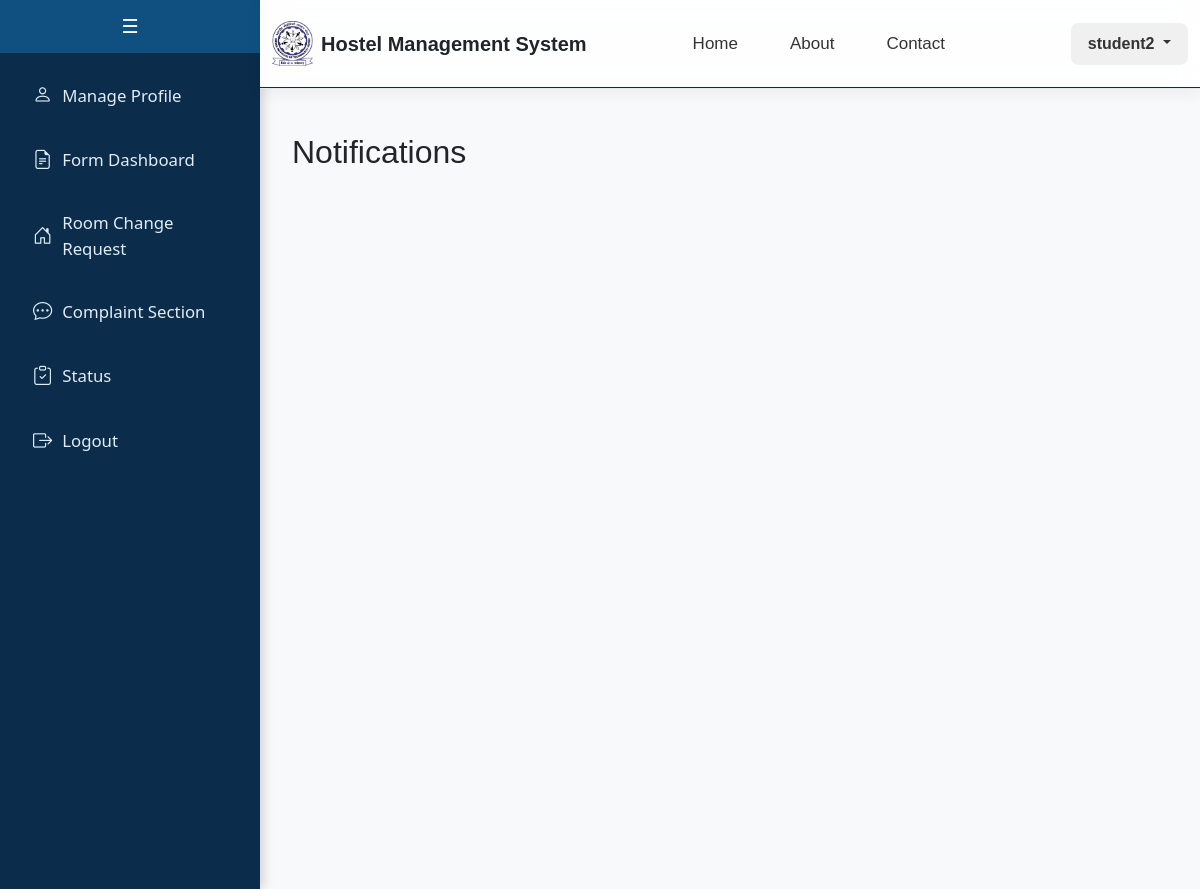
/student/notifications (signed in), run on an earlier commit of the app's database.
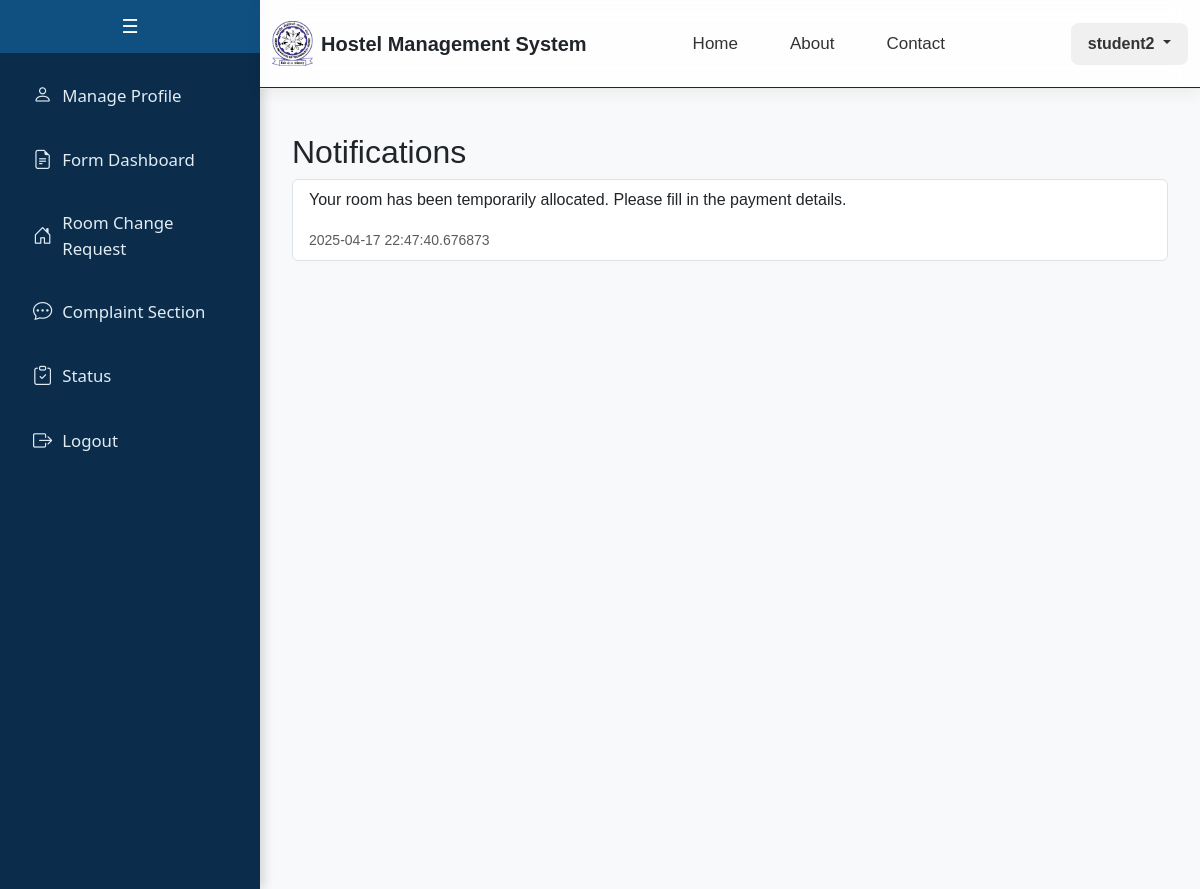
And on a later commit of the database.
### app/models.py (models this page shows, shortened)
class CustomUser(db.Model):
    __tablename__ = 'custom_user'
    id = db.Column(db.Integer, primary_key=True)
    email = db.Column(db.String(255), unique=True, nullable=False)
    name = db.Column(db.String(100), nullable=False)
    password = db.Column(db.String(100), nullable=False)
    is_staff = db.Column(db.Boolean, default=False)
    is_active = db.Column(db.Boolean, default=True)
    gender = db.Column(db.String(20), default='Not Specified')
    student = db.relationship('Student', backref='user', uselist=False, cascade="all, delete")
    caretaker = db.relationship('Caretaker', backref='user', uselist=False, cascade="all, delete")
    faculty = db.relationship('Faculty', backref='user', uselist=False, cascade="all, delete")
    admin = db.relationship('Admin', backref='user', uselist=False, cascade="all, delete")
    guest = db.relationship('Guest', backref='user', uselist=False, cascade="all, delete")

class Notification(db.Model):
    __tablename__ = 'notification'
    id = db.Column(db.Integer, primary_key=True, autoincrement=True)
    sender_email = db.Column(db.String(120), nullable=False)  # Email of the sender
    recipient_email = db.Column(db.String(120), nullable=False)  # Email of the recipient
    content = db.Column(db.Text, nullable=False)  # Message content
    timestamp = db.Column(db.DateTime, default=datetime.utcnow)  # Timestamp of the notification
    is_read = db.Column(db.Boolean, default=False)  # New field to track read status

### app/student.py (the view)
@student_bp.route("/student/notifications", methods=["GET"])
def view_notifications():
    if 'user_id' not in session or session.get('user_role') != 'student':
        return redirect(url_for('auth.login'))
    user_email = CustomUser.query.get(session['user_id']).email
    notifications = Notification.query.filter_by(recipient_email=user_email).order_by(Notification.timestamp.desc()).all()
    return render_template("student/notifications.html", notifications=notifications)

### app/student.py (called while the page is built)
@student_bp.context_processor
def inject_guest_room_booking():
    if 'user_id' in session and session.get('user_role') == 'student':
        user_id = session['user_id']
        guest_room_booking = GuestRoomBooking.query.filter_by(applicant_id=user_id, status="Awaiting Payment from Applicant").first()
        return {'guest_room_booking': guest_room_booking}
    return {'guest_room_booking': None}

### templates/student/notifications.html
{% extends "student/base.html" %}
{% block content %}
<div class="container mt-4">
    <h2>Notifications</h2>
    <ul class="list-group">
        {% for notification in notifications %}
        <li class="list-group-item">
            <p>{{ notification.content }}</p>
            <small class="text-muted">{{ notification.timestamp }}</small>
        </li>
        {% endfor %}
    </ul>
</div>
{% endblock %}

### templates/student/base.html (shortened to what this page needs)
<!DOCTYPE html>
<html lang="en">
<head>
    <link href="https://cdn.jsdelivr.net/npm/bootstrap@5.3.0-alpha3/dist/css/bootstrap.min.css" rel="stylesheet">
    <link href="https://cdn.jsdelivr.net/npm/bootstrap-icons/font/bootstrap-icons.css" rel="stylesheet">
</head>
<body>
    {% include 'student/sidebar.html' %}
    <div class="header-content">
        {% include 'includes/header.html' %}
    </div>
    <div class="main-content">
        {% block content %}{% endblock %}
    </div>
</body>
</html>

### templates/student/sidebar.html (shortened to what this page needs)
<div class="sidebar" id="sidebar">
    <button class="toggle-btn" onclick="toggleSidebar()">☰</button>
    <div class="sidebar-content">
        <a href="/student">
            <i class="bi bi-person"></i>
            <span>Manage Profile</span>
        </a>
        <a href="{{ url_for('student.form_dashboard') }}">
            <i class="bi bi-file-earmark-text"></i>
            <span>Form Dashboard</span>
        </a>
        <a href="/student/room_change">
            <i class="bi bi-house-door"></i>
            <span>Room Change Request</span>
        </a>
        <a href="/student/complaint">
            <i class="bi bi-chat-dots"></i>
            <span>Complaint Section</span>
        </a>
        <a href="{{ url_for('student.status_dashboard') }}">
            <i class="bi bi-clipboard-check"></i>
            <span>Status</span>
        </a>
        <a href="/logout">
            <i class="bi bi-box-arrow-right"></i>
            <span>Logout</span>
        </a>
    </div>
</div>

### templates/includes/header.html (shortened to what this page needs)
<div class="ezy__nav4 glass">
    <nav class="navbar navbar-expand-lg py-3">
        <div class="container">
            <a class="navbar-brand d-flex align-items-center gap-2" href="/">
                <img src="{{ url_for('static', filename='logo.jpg') }}" alt="Logo" class="logo-img">
                <span class="fw-bold fs-5 text-dark">Hostel Management System</span>
            </a>
            <div class="collapse navbar-collapse justify-content-between" id="ezy_nav4-navbar-text">
				<ul class="navbar-nav me-auto d-flex justify-content-center gap-3" style="margin-left: 4.5rem;">
					<li class="nav-item"><a class="nav-link nav-hover" href="/">Home</a></li>
					<li class="nav-item"><a class="nav-link nav-hover" href="/about">About</a></li>
					<li class="nav-item"><a class="nav-link nav-hover" href="/contact">Contact</a></li>
				</ul>
				{% if session['user_role'] %}
				<div class="dropdown">
				<button class="btn user-dropdown-btn dropdown-toggle" type="button" id="userDropdown"
					data-bs-toggle="dropdown" aria-expanded="false">
					{{ session['user_name'] }}
				</button>
				</div>
				{% else %}
				<a href="/login" class="btn custom-login-btn ms-lg-3">Login</a>
				{% endif %}
			</div>
        </div>
    </nav>
</div>

### templates/student/base.html (style rules this page uses)
body { margin: 0; font-family: Arial, sans-serif; }
.main-content { margin-left: 260px; padding: 20px; background-color: #0b2c4a; min-height: 100vh; }
.header-content { margin-left: 260px; background-color: #0b2c4a; }
.navbar { border-bottom: 1px solid #0b2c4a; }

### templates/student/sidebar.html (style rules this page uses)
.sidebar { width: 260px; background-color: #0b2c4a; color: #ffffff; position: fixed; height: 100%; display: flex; flex-direction: column; padding: 0; box-shadow: 4px 0 10px rgba(0, 0, 0, 0.15); font-family: 'Segoe UI', sans-serif; overflow: hidden; transition: width 0.3s ease; z-index: 10; }
.toggle-btn { background-color: #0d3c63; color: #ffffff; border: none; padding: 12px; cursor: pointer; font-size: 1.2rem; width: 100%; transition: background-color 0.3s ease; }
.sidebar-content { overflow-y: auto; width: 100%; flex-grow: 1; display: flex; flex-direction: column; align-items: stretch; padding-top: 10px; }
.sidebar a { text-decoration: none; font-size: 1.05rem; color: #e1ecf4; margin: 6px auto; padding: 12px 20px; width: 90%; border-radius: 8px; display: flex; align-items: center; transition: background-color 0.3s ease, transform 0.2s ease; }
.sidebar a i { margin-right: 10px; font-size: 1.2rem; }
.sidebar a span { flex-grow: 1; text-align: left; }
.main-content { margin-left: 260px; padding: 20px; background-color: #f8f9fa; min-height: 100vh; transition: margin-left 0.3s ease; }
.header-content { margin-left: 260px; background-color: #f8f9fa; transition: margin-left 0.3s ease; }

### templates/includes/header.html (style rules this page uses)
.ezy__nav4.glass { backdrop-filter: blur(12px); background: rgba(255, 255, 255, 0.85); border-bottom: 1px solid rgba(200, 200, 200, 0.4); box-shadow: 0 4px 16px rgba(0, 0, 0, 0.06); position: sticky; top: 0; z-index: 1000; transition: background 0.3s ease; }
.ezy__nav4 .navbar-brand img.logo-img { height: 45px; width: auto; }
.navbar-brand span { font-size: 18px; }
.navbar-nav { flex-direction: row; align-items: center; }
.navbar-nav .nav-item { margin: 0 10px; }
.navbar-nav .nav-link { font-weight: 500; font-size: 17px; padding: 10px 16px; color: #333; transition: all 0.2s ease; }
.user-dropdown-btn { background-color: #f0f0f0; color: #333; font-weight: 600; padding: 8px 16px; border-radius: 8px; transition: all 0.2s ease; }

What changed in the data, as far as the page shows it:
added Notification: content "Your room has been temporarily allocated. Please fill in the payment details.", timestamp "2025-04-17 22:47:40.676873"
